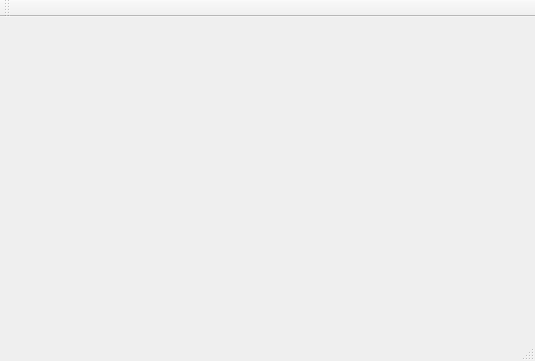
<?xml version="1.0" encoding="UTF-8"?>
<ui version="4.0">
 <class>MainWindow</class>
 <widget class="QMainWindow" name="MainWindow">
  <property name="geometry">
   <rect>
    <x>0</x>
    <y>0</y>
    <width>535</width>
    <height>361</height>
   </rect>
  </property>
  <property name="windowTitle">
   <string>MainWindow</string>
  </property>
  <widget class="QWidget" name="centralWidget"/>
  <widget class="QMenuBar" name="menuBar">
   <property name="geometry">
    <rect>
     <x>0</x>
     <y>0</y>
     <width>535</width>
     <height>25</height>
    </rect>
   </property>
  </widget>
  <widget class="QToolBar" name="mainToolBar">
   <attribute name="toolBarArea">
    <enum>TopToolBarArea</enum>
   </attribute>
   <attribute name="toolBarBreak">
    <bool>false</bool>
   </attribute>
  </widget>
  <widget class="QStatusBar" name="statusBar"/>
 </widget>
 <layoutdefault spacing="6" margin="11"/>
 <resources/>
 <connections/>
</ui>
